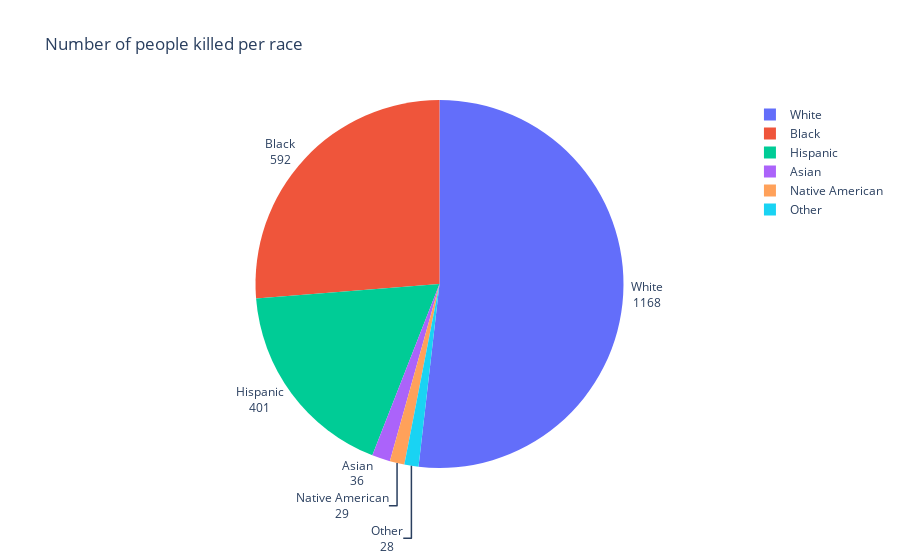

The notebook cell saved with this chart:
### Markdown cell above
# Race of People Killed

Create a chart that shows the total number of people killed by race.

### Code cell
fig = px.pie(labels=fatalities_by_race.index,
             values=fatalities_by_race.values,
             title="Number of people killed per race",
             names=fatalities_by_race.index
)
fig.update_traces(textposition='outside', textinfo='value+label')
fig.show()

### Figure 1 — Plotly figure (JSON) as saved in the notebook; plotly's stock layout.template omitted (floating-point values rounded to 4 significant figures)
{"data": [{"domain": {"x": [0, 1], "y": [0, 1]}, "hovertemplate": "label=%{label}<br>value=%{value}<extra></extra>", "labels": ["White", "Black", "Hispanic", "Asian", "Native American", "Other"], "legendgroup": "", "name": "", "showlegend": true, "textinfo": "value+label", "textposition": "outside", "type": "pie", "values": [1168, 592, 401, 36, 29, 28]}], "layout": {"autosize": true, "legend": {"tracegroupgap": 0}, "title": {"text": "Number of people killed per race"}}}
